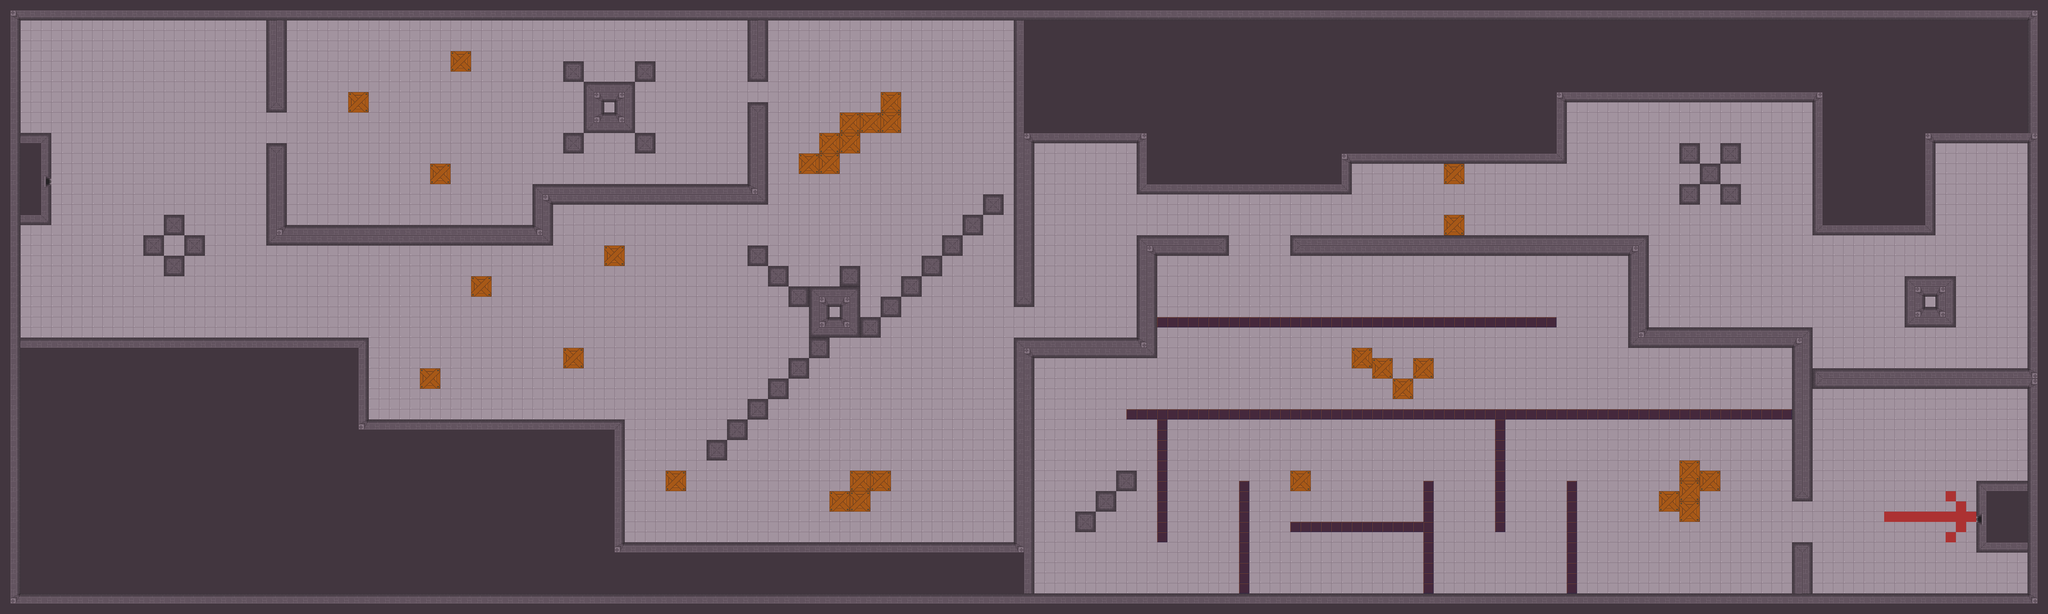

This game map was drawn from its Tiled (.tmx) file and the tilesets committed beside it. A one-line description and the trimmed map source follow:
An orthogonal 200x60 tile map with 32x32 px tiles, 1 tile layer (tileView), 3 tilesets and 205 objects.

<map version="1.4" tiledversion="1.4.3" orientation="orthogonal" renderorder="right-down" width="200" height="60" tilewidth="32" tileheight="32" infinite="0" nextlayerid="10" nextobjectid="211">
 <editorsettings>
  <export target="level5.lua" format="lua" />
 </editorsettings>
 <tileset firstgid="1" name="tiles" tilewidth="32" tileheight="32" tilecount="192" columns="24">
  <image source="allTiles.png" width="768" height="256" />
 </tileset>
 <tileset firstgid="193" name="tiles2" tilewidth="32" tileheight="32" tilecount="483" columns="23">
  <image source="tiles_3.png" width="736" height="672" />
 </tileset>
 <tileset firstgid="676" name="box" tilewidth="32" tileheight="32" tilecount="4" columns="2">
  <image source="box.png" width="64" height="64" />
 </tileset>
 <layer id="1" name="tileView" width="200" height="60">
  <data>[12000 cells, 12000 non-empty, 25 distinct tile ids]</data>
 </layer>
 <objectgroup id="2" name="boundary">
  <object id="1" x="0" y="0" width="6400" height="60" />
  <object id="2" x="6336" y="62" width="64" height="1857" />
  <object id="3" x="1" y="1855" width="6334" height="64" />
  <object id="4" x="-1" y="62" width="61" height="1790" />
  <object id="6" x="60" y="415" width="98" height="287" />
  <object id="7" x="60" y="1056" width="1091" height="33" />
  <object id="8" x="1119" y="1090" width="31" height="254" />
  <object id="9" x="1151" y="1311" width="802" height="34" />
  <object id="10" x="1920" y="1346" width="31" height="379" />
  <object id="11" x="1953" y="1696" width="1246" height="33" />
  <object id="12" x="512" y="672" width="64" height="62" />
  <object id="13" x="449" y="736" width="62" height="63" />
  <object id="14" x="513" y="801" width="61" height="61" />
  <object id="15" x="577" y="736" width="62" height="62" />
  <object id="16" x="832" y="62" width="64" height="288" />
  <object id="17" x="833" y="448" width="62" height="318" />
  <object id="18" x="895" y="702" width="831" height="64" />
  <object id="19" x="1664" y="576" width="63" height="125" />
  <object id="20" x="1726" y="575" width="673" height="64" />
  <object id="21" x="2335" y="318" width="64" height="255" />
  <object id="22" x="2335" y="62" width="65" height="194" />
  <object id="23" x="1758" y="190" width="66" height="66" />
  <object id="24" x="1824" y="256" width="159" height="158" />
  <object id="25" x="1759" y="415" width="66" height="64" />
  <object id="26" x="1984" y="416" width="66" height="65" />
  <object id="27" x="1983" y="191" width="64" height="65" />
  <object id="28" x="1088" y="286" width="64" height="66" />
  <object id="29" x="1407" y="158" width="66" height="63" />
  <object id="30" x="1344" y="512" width="64" height="64" />
  <object id="31" x="1312" y="1151" width="64" height="64" />
  <object id="32" x="1471" y="864" width="64" height="63" />
  <object id="33" x="1760" y="1089" width="63" height="62" />
  <object id="34" x="1887" y="767" width="63" height="62" />
  <object id="35" x="2079" y="1473" width="63" height="62" />
  <object id="36" x="2653" y="1472" width="131" height="63" />
  <object id="37" x="2591" y="1535" width="128" height="66" />
  <object id="38" x="2208" y="1377" width="65" height="61" />
  <object id="39" x="2271" y="1311" width="65" height="65" />
  <object id="41" x="2337" y="1248" width="64" height="64" />
  <object id="42" x="2400" y="1182" width="64" height="64" />
  <object id="43" x="2463" y="1118" width="65" height="67" />
  <object id="44" x="2528" y="1057" width="63" height="62" />
  <object id="45" x="2335" y="768" width="66" height="64" />
  <object id="46" x="2402" y="832" width="62" height="63" />
  <object id="47" x="2465" y="896" width="63" height="64" />
  <object id="48" x="2529" y="897" width="159" height="162" />
  <object id="49" x="2625" y="832" width="63" height="63" />
  <object id="50" x="2689" y="991" width="63" height="62" />
  <object id="51" x="2753" y="927" width="63" height="65" />
  <object id="52" x="2816" y="863" width="63" height="65" />
  <object id="53" x="2879" y="800" width="65" height="62" />
  <object id="54" x="2944" y="736" width="64" height="64" />
  <object id="55" x="3008" y="670" width="64" height="65" />
  <object id="56" x="3073" y="607" width="63" height="65" />
  <object id="57" x="2751" y="287" width="66" height="129" />
  <object id="58" x="2625" y="353" width="125" height="61" />
  <object id="59" x="2560" y="416" width="128" height="65" />
  <object id="60" x="2495" y="479" width="128" height="63" />
  <object id="61" x="3165" y="415" width="66" height="545" />
  <object id="62" x="3167" y="62" width="31" height="352" />
  <object id="63" x="3232" y="417" width="350" height="29" />
  <object id="64" x="3167" y="1056" width="63" height="797" />
  <object id="65" x="3232" y="1055" width="383" height="64" />
  <object id="66" x="3550" y="448" width="33" height="159" />
  <object id="67" x="3553" y="735" width="61" height="320" />
  <object id="68" x="3615" y="735" width="226" height="63" />
  <object id="69" x="3583" y="575" width="640" height="31" />
  <object id="70" x="4193" y="480" width="29" height="94" />
  <object id="71" x="4223" y="481" width="673" height="29" />
  <object id="72" x="4864" y="290" width="30" height="190" />
  <object id="73" x="4895" y="289" width="800" height="30" />
  <object id="74" x="5247" y="448" width="65" height="65" />
  <object id="75" x="5311" y="512" width="65" height="63" />
  <object id="76" x="5376" y="575" width="65" height="63" />
  <object id="77" x="5376" y="448" width="65" height="65" />
  <object id="78" x="5247" y="575" width="65" height="64" />
  <object id="79" x="5663" y="319" width="33" height="415" />
  <object id="80" x="5698" y="705" width="349" height="29" />
  <object id="81" x="6015" y="416" width="31" height="289" />
  <object id="82" x="6048" y="416" width="288" height="30" />
  <object id="83" x="5953" y="865" width="158" height="157" />
  <object id="84" x="5663" y="1150" width="674" height="65" />
  <object id="85" x="6174" y="1503" width="162" height="226" />
  <object id="86" x="5600" y="1696" width="65" height="158" />
  <object id="87" x="5599" y="1024" width="65" height="545" />
  <object id="88" x="5088" y="1023" width="511" height="65" />
  <object id="89" x="5086" y="737" width="65" height="284" />
  <object id="90" x="4031" y="736" width="1055" height="62" />
  <object id="91" x="3615" y="991" width="1248" height="31" />
  <object id="92" x="3520" y="1281" width="2077" height="31" />
  <object id="93" x="3615" y="1314" width="33" height="381" />
  <object id="94" x="3870" y="1503" width="33" height="350" />
  <object id="95" x="4032" y="1630" width="415" height="33" />
  <object id="96" x="4446" y="1503" width="34" height="353" />
  <object id="97" x="4671" y="1313" width="33" height="349" />
  <object id="98" x="4896" y="1504" width="32" height="350" />
  <object id="99" x="5183" y="1536" width="63" height="65" />
  <object id="100" x="5248" y="1440" width="64" height="191" />
  <object id="101" x="5312" y="1472" width="62" height="64" />
  <object id="102" x="4512" y="510" width="65" height="64" />
  <object id="103" x="4513" y="672" width="62" height="63" />
  <object id="183" x="3361" y="1601" width="63" height="61" />
  <object id="184" x="3424" y="1536" width="62" height="62" />
  <object id="185" x="3487" y="1471" width="64" height="64" />
  <object id="186" x="4222" y="1089" width="65" height="63" />
  <object id="187" x="4289" y="1120" width="63" height="64" />
  </objectgroup>
 <objectgroup id="6" name="fruits">
  <!-- 4 objects omitted --></objectgroup>
 <objectgroup id="3" name="soldiers">
  <!-- 27 objects omitted --></objectgroup>
 <objectgroup id="4" name="zombies">
  <!-- 60 objects omitted --></objectgroup>
 <objectgroup id="5" name="tnt">
  <!-- 4 objects omitted --></objectgroup>
 <objectgroup id="9" name="flag">
  <!-- 1 objects omitted --></objectgroup>
</map>
<!-- 99 of 205 objects omitted -->
